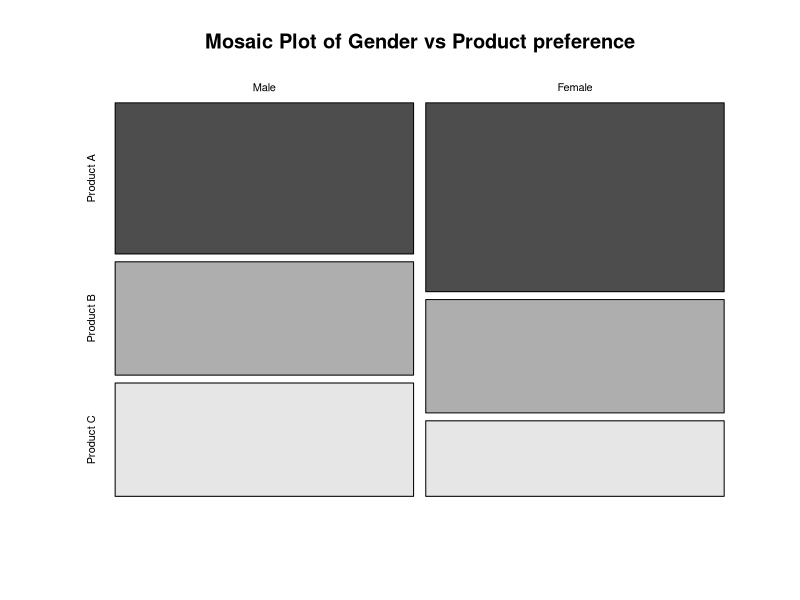

R code for this plot:
observed<-matrix(c(20,15,15,25,15,10),nrow=2,byrow=TRUE)
rownames(observed)<-c("Male","Female")
colnames(observed)<-c("Product A","Product B","Product C")
chi_square_test<-chisq.test(observed)
print(chi_square_test)
mosaicplot(observed,main="Mosaic Plot of Gender vs Product preference",color=TRUE)
